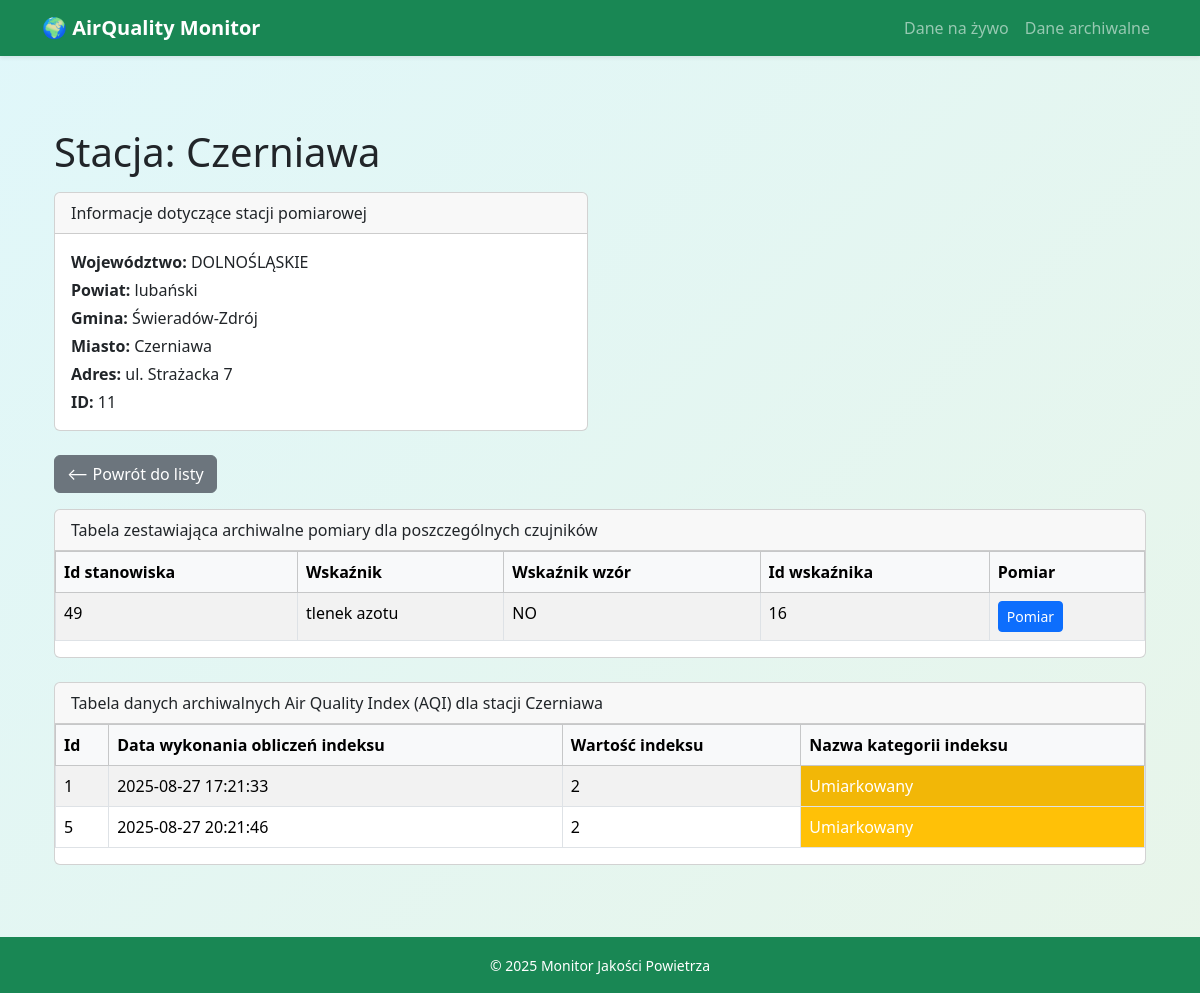
Page /archive/11 on the committed database.
### app/models/station.py (models this page shows)
class Station(db.Model):
    __tablename__ = "stations"
    id = db.Column(db.Integer, primary_key=True)
    stationCode = db.Column(db.String(50), unique=True, nullable=False)
    stationName = db.Column(db.String(120), nullable=False)
    gegrLat = db.Column(db.String(50), nullable=False)
    gegrLon = db.Column(db.String(50), nullable=False)
    addressStreet = db.Column(db.String(200), nullable=True)
    city_id = db.Column(db.Integer, db.ForeignKey("cities.id"), nullable=False)
    city = db.relationship("City", back_populates="stations")
    sensors = db.relationship("Sensor", back_populates="station")

### app/models/gmina.py (models this page shows)
class Gmina(db.Model):
    __tablename__ = "gminy"
    id = db.Column(db.Integer, primary_key=True)
    gminaName = db.Column(db.String(120), nullable=False)
    powiatName = db.Column(db.String(120), nullable=False)
    wojewodztwoName = db.Column(db.String(120), nullable=False)
    cities = db.relationship("City", back_populates="gmina")

### app/models/city.py (models this page shows)
class City(db.Model):
    __tablename__ = "cities"
    id = db.Column(db.Integer, primary_key=True)
    name = db.Column(db.String(120), nullable=False)
    gmina_id = db.Column(db.Integer, db.ForeignKey("gminy.id"), nullable=False)
    gmina = db.relationship("Gmina", back_populates="cities")
    stations = db.relationship("Station", back_populates="city")

### app/models/sensor.py (models this page shows)
class Sensor(db.Model):
    __tablename__ = "sensors"
    id = db.Column(db.Integer, primary_key=True)
    id_stanowiska = db.Column(db.Integer, nullable=False)  # np. ID pomiarowe
    wskaznik = db.Column(db.String(120), nullable=False)
    wskaznik_wzor = db.Column(db.String(120), nullable=True)
    wskaznik_kod = db.Column(db.String(50), nullable=False)
    id_wskaznika = db.Column(db.Integer, nullable=False)
    id_stacji = db.Column(db.Integer, db.ForeignKey("stations.id"), nullable=False)
    station = db.relationship("Station", back_populates="sensors")

### app/models/station_index.py (models this page shows)
@dataclass
class StationIndex(db.Model):
    __tablename__ = "station_index"
    id = db.Column(db.Integer, primary_key=True, autoincrement=True)
    station_id = db.Column(db.Integer, nullable=False)  # Identyfikator stacji pomiarowej
    calculation_date = db.Column(db.String(50), nullable=False)  # Data wykonania obliczeń indeksu
    index_value = db.Column(db.Integer, nullable=False)  # Wartość indeksu
    index_category = db.Column(db.String, nullable=False)  # Nazwa kategorii indeksu
    calculation_date_st = db.Column(db.String(50), nullable=False)  # Data wykonania obliczeń indeksu

### app/routes/station_routes.py (the view)
@station_bp.route("/archive/<int:station_id>")
def station_detail_archive(station_id):
    service = DataService()
    sensors_list = service.get_sensors_list_from_db(station_id)
    stations_list = service.get_stations_list_from_db()
    station_indexes = service.get_station_index_list_from_db(station_id)
    station: Station = None
    for item in stations_list:
        if(item.id == station_id):
            station = item
    return render_template("station_detail.html", source="db", station=station, sensors=sensors_list, station_indexes=station_indexes)

### app/services/data_service.py (called while the page is built)
    def get_stations_list_from_db(self):
        stations = Station.query.all()
        return stations

    def get_sensors_list_from_db(self, sensors_id: int):
        sensors = Sensor.query.filter_by(id_stacji=sensors_id).all()
        return sensors

    def get_station_index_list_from_db(self, station_id: int):
        station_indexes = StationIndex.query.filter_by(station_id=station_id).all()
        return station_indexes

### app/templates/station_detail.html (shortened to what this page needs)
{% extends "base.html" %}
{% block content %}
<div class="container mt-4">
    <h1 class="mb-3">Stacja: {{ station.stationName }}</h1>
    <div class="row">
      <div class="col-md-6">
        <div class="card mb-4">
          <div class="card-header">
            Informacje dotyczące stacji pomiarowej
          </div>
          <div class="card-body">
            <p class="mb-1"><strong>Województwo:</strong> {{ station.city.gmina.wojewodztwoName }}</p>
            <p class="mb-1"><strong>Powiat:</strong> {{ station.city.gmina.powiatName }}</p>
            <p class="mb-1"><strong>Gmina:</strong> {{ station.city.gmina.gminaName }}</p>
            <p class="mb-1"><strong>Miasto:</strong> {{ station.city.name }}</p>
            <p class="mb-1"><strong>Adres:</strong> {{ station.addressStreet }}</p>
            <p class="mb-0"><strong>ID:</strong> {{ station.id }}</p>
          </div>
        </div>
      </div>
    </div>
    {% if source == "api" %}
        <a href="{{ url_for('stations.list_stations') }}" class="btn btn-secondary mb-3">⟵ Powrót do listy</a>
    {% elif source == "db" %}
        <a href="{{ url_for('stations.list_stations_archive') }}" class="btn btn-secondary mb-3">⟵ Powrót do listy</a>
    {% endif %}
    <div class="card mb-4">
          <div class="card-header">
            {% if source == "api" %}
                Tabela zestawiająca pomiary dla poszczególnych czujników
            {% elif source == "db" %}
                Tabela zestawiająca archiwalne pomiary dla poszczególnych czujników
            {% endif %}
          </div>
        <div class="table-responsive">
        <table class="table table-bordered table-striped">
            <thead class="table-light">
                <tr>
                    <th>Id stanowiska</th>
                    <th>Wskaźnik</th>
                    <th>Wskaźnik wzór</th>
                    <th>Id wskaźnika</th>
                    <th>Pomiar</th>
                </tr>
            </thead>
            <tbody>
                {% for sensor in sensors %}
                <tr>
                    <td>{{ sensor.id_stanowiska }}</td>
                    <td>{{ sensor.wskaznik }}</td>
                    <td>{{ sensor.wskaznik_wzor }}</td>
                    <td>{{ sensor.id_wskaznika }}</td>
                    <td>
                        {% if source == "api" %}
                            <a class="btn btn-primary btn-sm" href="{{ url_for('stations.sensor_detail', station_id=station.id, sensor_id=sensor.id_stanowiska) }}">
                                Pomiar
                            </a>
                        {% elif source == "db" %}
                            <a class="btn btn-primary btn-sm" href="{{ url_for('stations.sensor_detail_archive', station_id=station.id, sensor_id=sensor.id_stanowiska) }}">
                                Pomiar
                            </a>
                        {% endif %}
                    </td>
                </tr>
                {% endfor %}
            </tbody>
        </table>
    </div>
    </div>
    {% if source == "db" %}
    <div class="card mb-4">
          <div class="card-header">
            Tabela danych archiwalnych Air Quality Index (AQI) dla stacji {{ station.stationName }}
          </div>
        <div class="table-responsive">
            <table class="table table-bordered table-striped">
                <thead class="table-light">
                    <tr>
                        <th>Id</th>
                        <th>Data wykonania obliczeń indeksu</th>
                        <th>Wartość indeksu</th>
                        <th>Nazwa kategorii indeksu</th>
                    </tr>
                </thead>
                <tbody>
                    {% for station_index in station_indexes %}
                    <tr>
                        <td>{{ station_index.id }}</td>
                        <td>{{ station_index.calculation_date }}</td>
                        <td>{{ station_index.index_value }}</td>
                        <td class="
                           {% if station_index.index_category in ['Dobry', 'Bardzo dobry'] %}
                              bg-success text-white
                           {% elif station_index.index_category == 'Umiarkowany' %}
                              bg-warning text-white
                           {% elif station_index.index_category == 'Dostateczny' %}
                              bg-orange text-white
                           {% elif station_index.index_category == ['Zły', 'Bardzo zły'] %}
                              bg-danger text-white
                           {% elif station_index.index_category == ['Brak indeksu', 'None'] %}
                              bg-secondary text-white
                           {% endif %}
                        ">
                            {{ station_index.index_category }}
                        </td>
                    </tr>
                    {% endfor %}
                </tbody>
            </table>
        </div>
    </div>
    {% endif %}
</div>
{% endblock %}

### app/templates/base.html (shortened to what this page needs)
<!DOCTYPE html>
<html lang="pl">
<head>
  <link href="https://cdn.jsdelivr.net/npm/bootstrap@5.3.3/dist/css/bootstrap.min.css" rel="stylesheet">
</head>
<body>
  <nav class="navbar navbar-expand-lg navbar-dark bg-success shadow-sm">
    <div class="container">
      <a class="navbar-brand fw-bold" href="{{ url_for('stations.index') }}">🌍 AirQuality Monitor</a>
      <div class="collapse navbar-collapse" id="navbarNav">
        <ul class="navbar-nav ms-auto">
          <li class="nav-item">
            <a class="nav-link" href="{{ url_for('stations.list_stations') }}">Dane na żywo</a>
          </li>
          <li class="nav-item">
            <a class="nav-link" href="{{ url_for('stations.list_stations_archive') }}">Dane archiwalne</a>
          </li>
        </ul>
      </div>
    </div>
  </nav>
  <main class="container py-5">
    {% block content %}{% endblock %}
  </main>
  <footer class="bg-success text-white text-center py-3 mt-auto">
    <small>© 2025 Monitor Jakości Powietrza</small>
  </footer>
</body>
</html>

### app/templates/base.html (style rules this page uses)
body { background: linear-gradient(135deg, #e0f7fa, #e8f5e9); min-height: 100vh; display: flex; flex-direction: column; }
main { flex: 1; }

### rows in the picture
Station: stationName "Czerniawa", addressStreet "ul. Strażacka 7", id "11"
Gmina: city.gmina.wojewodztwoName "DOLNOŚLĄSKIE", city.gmina.powiatName "lubański", city.gmina.gminaName "Świeradów-Zdrój"
City: city.name "Czerniawa"
Sensor: id_stanowiska "49", wskaznik "tlenek azotu", wskaznik_wzor "NO", id_wskaznika "16"
StationIndex: id "1", calculation_date "2025-08-27 17:21:33", index_value "2", index_category "Umiarkowany"
StationIndex: id "5", calculation_date "2025-08-27 20:21:46", index_value "2", index_category "Umiarkowany"
